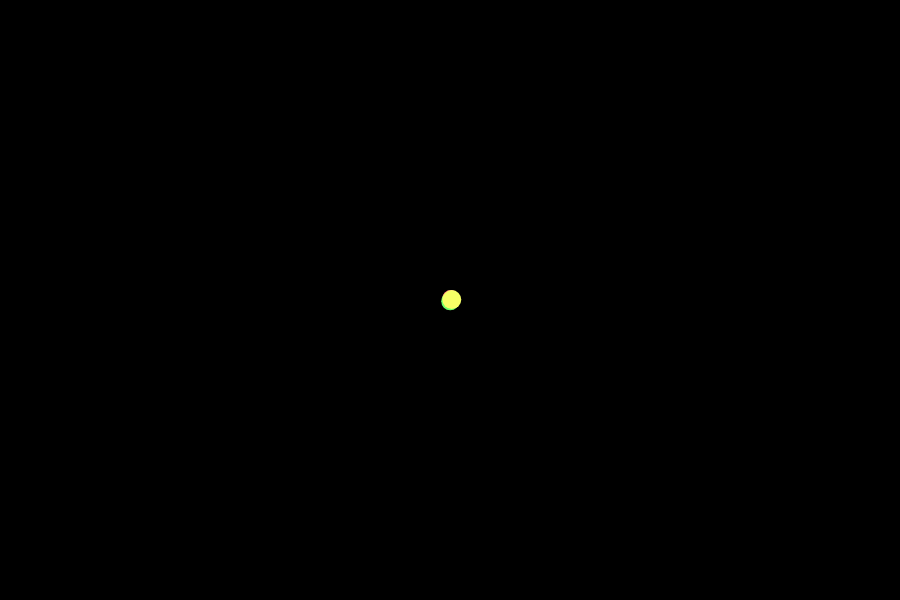
Frame 1 (no input)
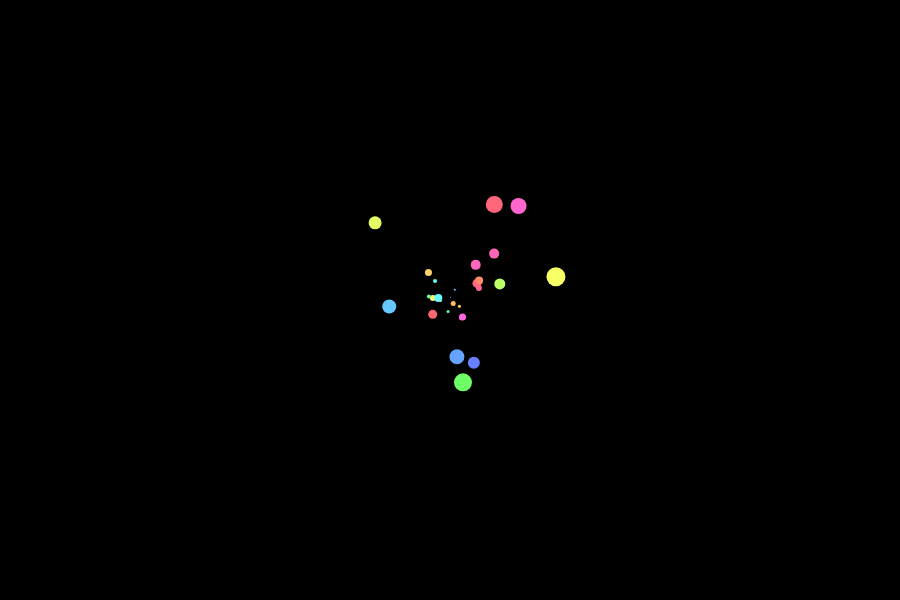
Frame 60 (no input)
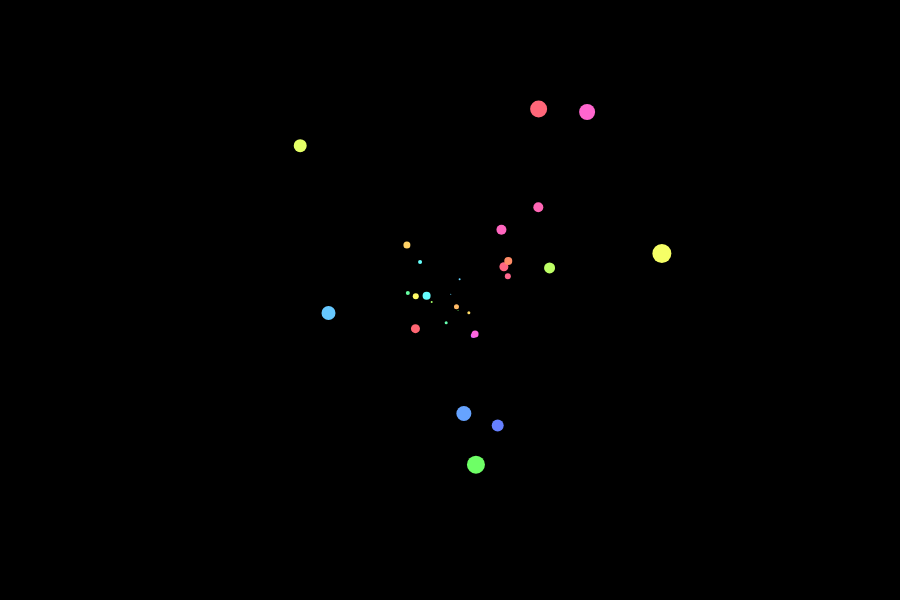
Frame 120 (the mouse pressed at the canvas centre since frame 60)

The p5.js sketch that drew these frames (run headless with seeded random() and noise() and a simulated clock; from frame 60 on, the mouse is pressed at the canvas centre):

// p5.js sketch
// ── sketch.js
let dots = [];
function setup() {
 // put setup code here
  createCanvas(900, 600);
  colorMode(HSB);
  noStroke();


  for (let i=0; i < 30; i++){
    dot = new Dot(width/2, height/2, i);
    dots.push(dot);
  }

}

function draw() {
  // put drawing code here
  background(0,0,0,50);
  // fill(mouseX/900 * 360,100, mouseY/600 * 100)

  // stroke(255,255,255, 80);
  // strokeWeight(0);
  // ellipse(mouseX, mouseY, 80,80);
  for (let dot of dots){
    dot.draw();
  }
  // dot.draw();
}

class Dot {
  constructor(x,y,index){
    this.x = x;
    this.y = y;
    this.hue = Math.random()*360;
    this.index = index;
    this.radius = 10+ dots.length-this.index*2;

    this.velocityX = random(-1,1)*this.radius/10;
    this.velocityY = random(-1,1)*this.radius/10;


  }
  draw(){
    // this.x += (-0.5 + Math.random()) *10;
    // this.y+= (-0.5 + Math.random()) *10;

    // this.x += map(Math.random(), 0, 1, -1, 1);

    // this.hue = Math.random()*360;

    this.x += this.velocityX;
    this.y += this.velocityY;

    if (this.x > width || this.x <0){
      this.velocityX *= -1;
    }

    if (this.y > height || this.y <0){
      this.velocityY *= -1;
    }

    fill(this.hue, 60, 100);
    ellipse(this.x, this.y, this.radius, this.radius);
  }
}
